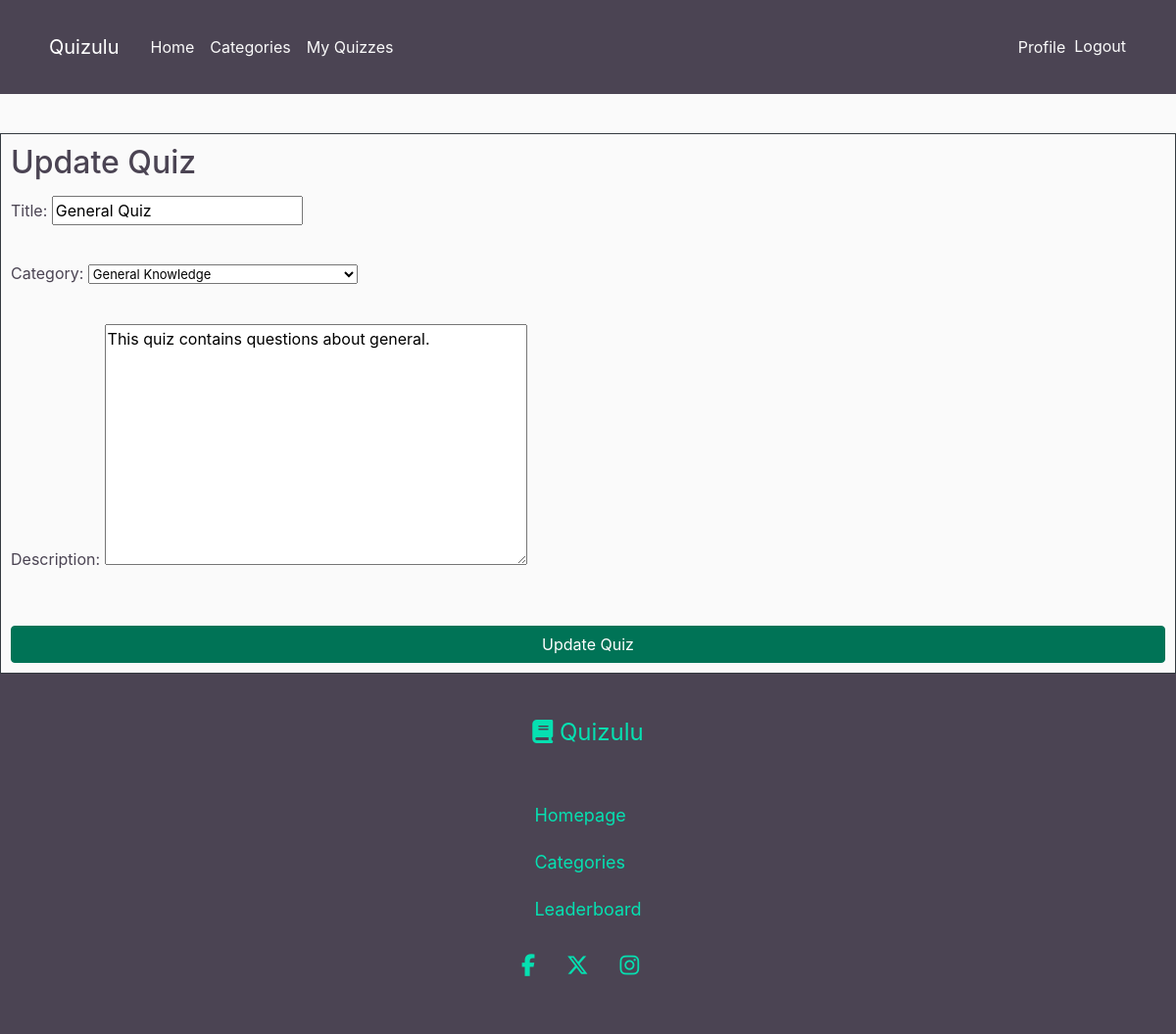
The app's page /quiz/12/edit/ (signed in) with its own data.
### quiz_app/models.py (models this page shows, shortened)
class Quiz(models.Model):
    title = models.CharField(max_length=100)
    category = models.CharField(max_length=50, choices=[
        ('general', 'General Knowledge'),
        ('books', 'Entertainment: Books'),
        ('film', 'Entertainment: Film'),
        ('music', 'Entertainment: Music'),
        ('musicals', 'Entertainment: Musicals & Theatres'),
        ('television', 'Entertainment: Television'),
        ('videoGames', 'Entertainment: Video Games'),
        ('boardGames', 'Entertainment: Board Games'),
        ('nature', 'Science & Nature'),
        ('computers', 'Science: Computers'),
        ('mathematics', 'Science: Mathematics'),
        ('mythology', 'Mythology'),
        ('sports', 'Sports'),
        ('geography', 'Geography'),
        ('history', 'History'),
        ('politics', 'Politics'),
        ('art', 'Art'),
        ('celebrities', 'Celebrities'),
        ('animals', 'Animals'),
        ('vehicles', 'Vehicles'),
        ('comics', 'Entertainment: Comics'),
        ('gadgets', 'Science: Gadgets'),
        ('anime', 'Entertainment: Japanese Anime & Manga'),
        ('cartoons', 'Entertainment: Cartoon & Animations')
    ])
    description = models.TextField()
    created_by = models.ForeignKey(User, on_delete=models.CASCADE)

### quiz_app/views.py (the view, shortened to what this page needs)
# urls.py: path('quiz/<int:pk>/edit/', views.QuizUpdateView.as_view(),
class QuizUpdateView(LoginRequiredMixin, UpdateView):
    model = Quiz
    fields = ['title', 'category', 'description']
    template_name = 'quiz_app/quiz_form.html'
    def get_object(self, queryset=None):
        obj = super().get_object(queryset)
        if obj.created_by != self.request.user:
            raise PermissionDenied(
                "You do not have permission to edit this quiz.")
        return obj

### quiz_app/templates/quiz_app/quiz_form.html (shortened to what this page needs)
{% extends "quiz_app/base.html" %}
{% block content %}
<div class="border border-dark">
    <h2>{% if quiz.pk %}Update{% else %}Create{% endif %} Quiz</h2>
    <form method="post">
        {{ form.as_p }}
        <button type="submit" class="btn btn-primary">{% if quiz.pk %}Update{% else %}Save{% endif %} Quiz</button>
    </form>
</div>
{% endblock content %}

### quiz_app/static/quiz_app/main.css (style rules this page uses)
html, body { height: 100%; margin: 0; display: flex; flex-direction: column; }
body { background-color: #fafafa; color: #4B4453; }
h1, h2, h3, h4, h5, h6 { color: #4B4453; }
p { margin-top: 0.9rem; padding-bottom: 1rem; }
select { font-size: small !important; }
.border { padding: 10px; }
.btn-primary { width: 100%; margin-top: 1rem; background-color: #007356; border-color: #007356; color: #FFFFFF; }

### records on screen
Quiz: title "General Quiz", category "General Knowledge", description "This quiz contains questions about general."
